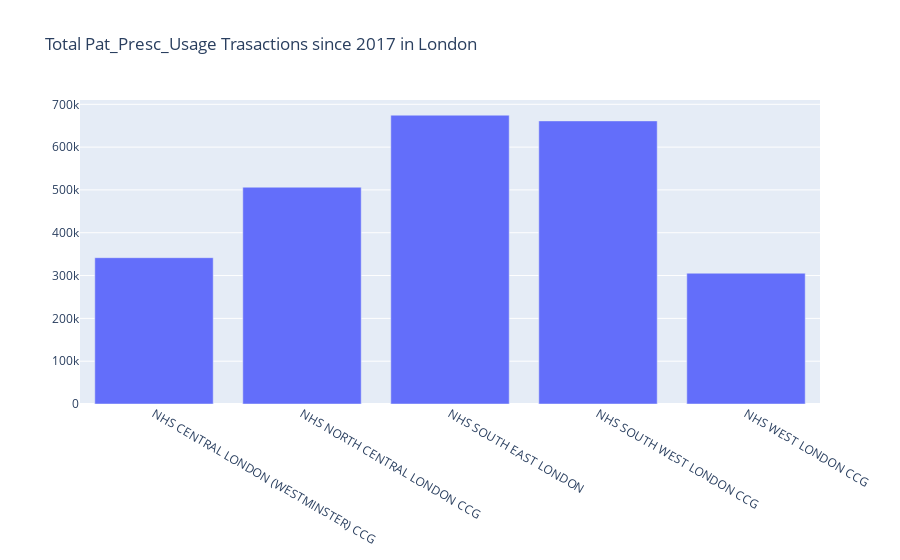

Here is the notebook cell this chart was saved with:
### Code cell
data0 = go.Bar(
    x = POMI_usage_london_usage.ccg_name,
    y = POMI_usage_london_usage.Pat_Presc_Use,
    name = "Pat_Presc_Usage ")

layout = go.Layout(title = 'Total Pat_Presc_Usage Trasactions since 2017 in London')

figure = go.Figure(data = data0, layout = layout)
figure.show()

### Figure 1 — Plotly figure (JSON) as saved in the notebook; plotly's stock layout.template omitted (floating-point values rounded to 4 significant figures)
{"data": [{"name": "Pat_Presc_Usage ", "type": "bar", "x": ["NHS CENTRAL LONDON (WESTMINSTER) CCG", "NHS NORTH CENTRAL LONDON CCG", "NHS SOUTH EAST LONDON", "NHS SOUTH WEST LONDON CCG", "NHS WEST LONDON CCG"], "y": [341749, 506310, 674542, 661228, 305452]}], "layout": {"autosize": true, "title": {"text": "Total Pat_Presc_Usage Trasactions since 2017 in London"}, "xaxis": {"autorange": true, "range": [-0.5, 4.5], "type": "category"}, "yaxis": {"autorange": true, "range": [0, 710000.0], "type": "linear"}}}
